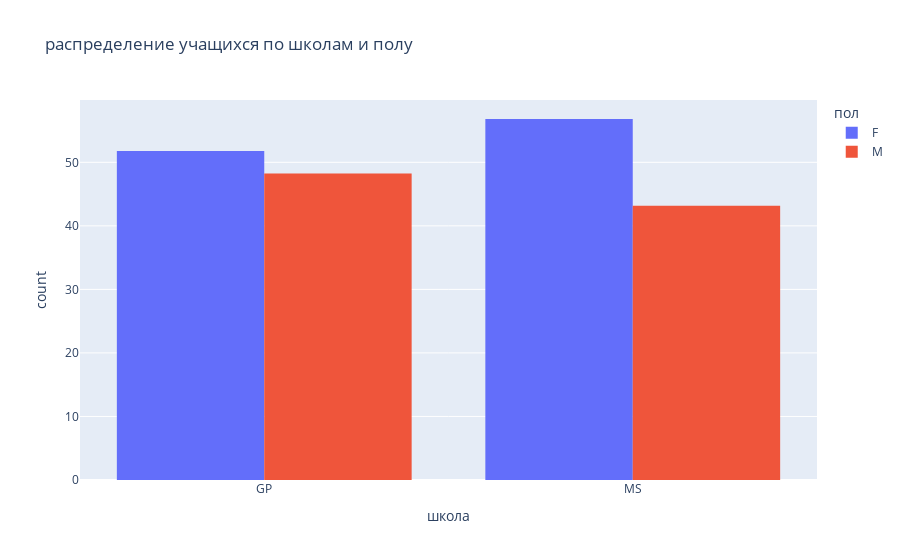

Notebook code cell kept with this figure:
### Markdown cell above
---
### Распределение учащихся по школам и полу (school, sex)

### Code cell
labels = {
    'count': 'доля учащихся, %',
    'school': 'школа',
    'sex': 'пол',
}

fig = px.histogram(df, x='school', color='sex', labels=labels,
                   barmode='group', barnorm='percent',
                   title='распределение учащихся по школам и полу')
fig.show()

### Figure 1 — Plotly figure (JSON) as saved in the notebook; plotly's stock layout.template omitted (floating-point values rounded to 4 significant figures; data arrays with more than 128 entries replaced by an {"elided": "..."} marker saying what was removed)
{"data": [{"alignmentgroup": "True", "bingroup": "x", "hovertemplate": "пол=F<br>школа=%{x}<br>count=%{y}<extra></extra>", "legendgroup": "F", "marker": {"color": "#636efa"}, "name": "F", "offsetgroup": "F", "orientation": "v", "showlegend": true, "type": "histogram", "x": {"elided": "200 str values"}, "xaxis": "x", "yaxis": "y"}, {"alignmentgroup": "True", "bingroup": "x", "hovertemplate": "пол=M<br>школа=%{x}<br>count=%{y}<extra></extra>", "legendgroup": "M", "marker": {"color": "#EF553B"}, "name": "M", "offsetgroup": "M", "orientation": "v", "showlegend": true, "type": "histogram", "x": {"elided": "182 str values"}, "xaxis": "x", "yaxis": "y"}], "layout": {"autosize": true, "barmode": "group", "barnorm": "percent", "legend": {"title": {"text": "пол"}, "tracegroupgap": 0}, "title": {"text": "распределение учащихся по школам и полу"}, "xaxis": {"anchor": "y", "autorange": true, "domain": [0, 1], "range": [-0.5, 1.5], "title": {"text": "школа"}, "type": "category"}, "yaxis": {"anchor": "x", "autorange": true, "domain": [0, 1], "range": [0, 59.81], "title": {"text": "count"}}}}
